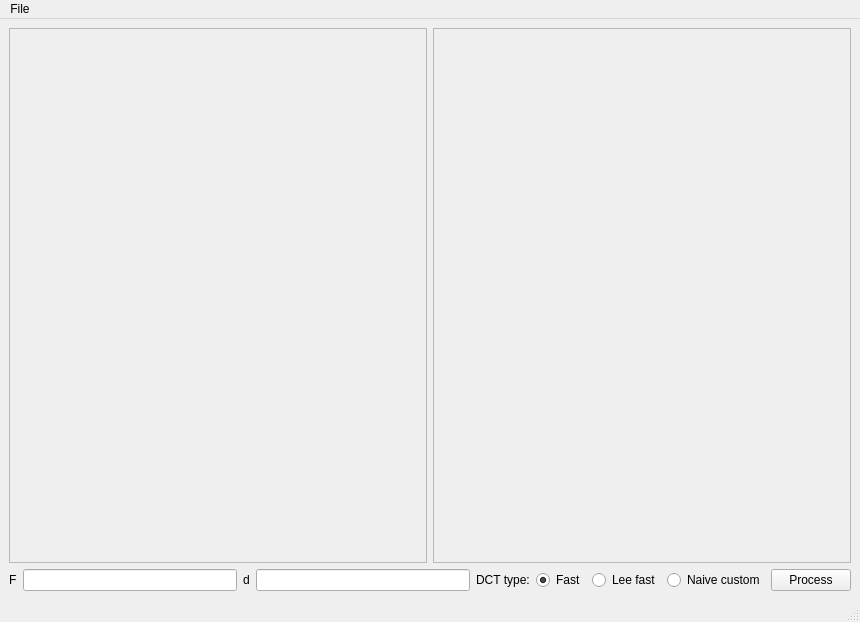
<?xml version="1.0" encoding="UTF-8"?>
<ui version="4.0">
 <class>MainWindow</class>
 <widget class="QMainWindow" name="MainWindow">
  <property name="geometry">
   <rect>
    <x>0</x>
    <y>0</y>
    <width>860</width>
    <height>622</height>
   </rect>
  </property>
  <property name="windowTitle">
   <string>BMP Processing</string>
  </property>
  <property name="windowIcon">
   <iconset resource="../res/res.qrc">
    <normaloff>:/icons/bmp</normaloff>:/icons/bmp</iconset>
  </property>
  <widget class="QWidget" name="centralwidget">
   <layout class="QVBoxLayout" name="verticalLayout_2">
    <item>
     <layout class="QVBoxLayout" name="verticalLayout">
      <item>
       <layout class="QHBoxLayout" name="horizontalLayout">
        <item>
         <widget class="QScrollArea" name="scrollArea">
          <property name="widgetResizable">
           <bool>true</bool>
          </property>
          <widget class="QWidget" name="scrollAreaWidgetContents">
           <property name="geometry">
            <rect>
             <x>0</x>
             <y>0</y>
             <width>414</width>
             <height>524</height>
            </rect>
           </property>
           <widget class="my_qlabel" name="img">
            <property name="geometry">
             <rect>
              <x>150</x>
              <y>120</y>
              <width>40</width>
              <height>90</height>
             </rect>
            </property>
            <property name="mouseTracking">
             <bool>true</bool>
            </property>
            <property name="text">
             <string/>
            </property>
           </widget>
          </widget>
         </widget>
        </item>
        <item>
         <widget class="QScrollArea" name="scrollArea_2">
          <property name="widgetResizable">
           <bool>true</bool>
          </property>
          <widget class="QWidget" name="scrollAreaWidgetContents_2">
           <property name="geometry">
            <rect>
             <x>0</x>
             <y>0</y>
             <width>414</width>
             <height>524</height>
            </rect>
           </property>
           <widget class="QLabel" name="img_2">
            <property name="enabled">
             <bool>true</bool>
            </property>
            <property name="geometry">
             <rect>
              <x>150</x>
              <y>140</y>
              <width>40</width>
              <height>90</height>
             </rect>
            </property>
            <property name="text">
             <string/>
            </property>
           </widget>
           <widget class="my_qlabel" name="lblMouse">
            <property name="enabled">
             <bool>true</bool>
            </property>
            <property name="geometry">
             <rect>
              <x>20</x>
              <y>19</y>
              <width>361</width>
              <height>411</height>
             </rect>
            </property>
            <property name="mouseTracking">
             <bool>true</bool>
            </property>
            <property name="text">
             <string/>
            </property>
            <property name="textFormat">
             <enum>Qt::AutoText</enum>
            </property>
            <property name="alignment">
             <set>Qt::AlignBottom|Qt::AlignRight|Qt::AlignTrailing</set>
            </property>
           </widget>
           <widget class="my_qlabel" name="img_scaled">
            <property name="enabled">
             <bool>true</bool>
            </property>
            <property name="geometry">
             <rect>
              <x>20</x>
              <y>20</y>
              <width>361</width>
              <height>411</height>
             </rect>
            </property>
            <property name="mouseTracking">
             <bool>true</bool>
            </property>
            <property name="text">
             <string/>
            </property>
            <property name="textFormat">
             <enum>Qt::AutoText</enum>
            </property>
            <property name="alignment">
             <set>Qt::AlignBottom|Qt::AlignRight|Qt::AlignTrailing</set>
            </property>
           </widget>
          </widget>
         </widget>
        </item>
       </layout>
      </item>
     </layout>
    </item>
    <item>
     <layout class="QHBoxLayout" name="horizontalLayout_3">
      <item>
       <layout class="QHBoxLayout" name="horizontalLayout_4">
        <item>
         <widget class="QLabel" name="setF">
          <property name="text">
           <string>F</string>
          </property>
         </widget>
        </item>
        <item>
         <widget class="QLineEdit" name="writeF"/>
        </item>
        <item>
         <widget class="QLabel" name="setD">
          <property name="text">
           <string>d</string>
          </property>
         </widget>
        </item>
        <item>
         <widget class="QLineEdit" name="writeD"/>
        </item>
        <item>
         <layout class="QHBoxLayout" name="horizontalLayout_5">
          <property name="spacing">
           <number>6</number>
          </property>
          <item>
           <widget class="QLabel" name="label">
            <property name="text">
             <string>DCT type:</string>
            </property>
           </widget>
          </item>
          <item>
           <widget class="QRadioButton" name="rb_Fast">
            <property name="text">
             <string>Fast</string>
            </property>
            <property name="checked">
             <bool>true</bool>
            </property>
           </widget>
          </item>
          <item>
           <widget class="QRadioButton" name="rb_Lee">
            <property name="text">
             <string>Lee fast</string>
            </property>
           </widget>
          </item>
          <item>
           <widget class="QRadioButton" name="rb_Naive">
            <property name="text">
             <string>Naive custom</string>
            </property>
           </widget>
          </item>
         </layout>
        </item>
        <item>
         <widget class="QPushButton" name="parameters">
          <property name="text">
           <string>Process</string>
          </property>
          <property name="checkable">
           <bool>false</bool>
          </property>
         </widget>
        </item>
       </layout>
      </item>
     </layout>
    </item>
   </layout>
  </widget>
  <widget class="QMenuBar" name="menubar">
   <property name="geometry">
    <rect>
     <x>0</x>
     <y>0</y>
     <width>860</width>
     <height>21</height>
    </rect>
   </property>
   <widget class="QMenu" name="menuFile">
    <property name="title">
     <string>File</string>
    </property>
    <addaction name="actionOpen"/>
    <addaction name="separator"/>
    <addaction name="actionClose"/>
   </widget>
   <addaction name="menuFile"/>
  </widget>
  <widget class="QStatusBar" name="statusbar"/>
  <action name="actionOpen">
   <property name="icon">
    <iconset resource="../res/res.qrc">
     <normaloff>:/icons/open</normaloff>:/icons/open</iconset>
   </property>
   <property name="text">
    <string>Open</string>
   </property>
   <property name="shortcut">
    <string>Ctrl+O</string>
   </property>
  </action>
  <action name="actionClose">
   <property name="text">
    <string>Close</string>
   </property>
  </action>
 </widget>
 <customwidgets>
  <customwidget>
   <class>my_qlabel</class>
   <extends>QLabel</extends>
   <header location="global">include/my_qlabel.h</header>
  </customwidget>
 </customwidgets>
 <resources>
  <include location="../res/res.qrc"/>
 </resources>
 <connections/>
</ui>
